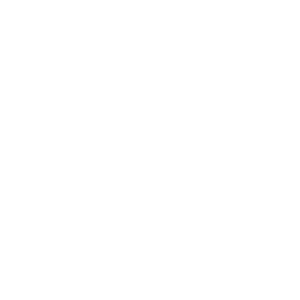
Frame 1 (no input)
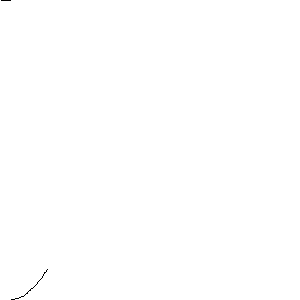
Frame 60 (the mouse pressed at the canvas centre just before this capture)
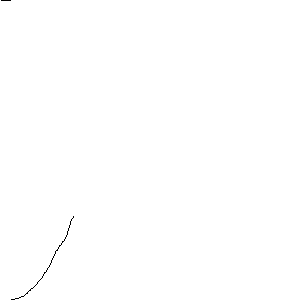
Frame 120 (the mouse held since frame 60 and released just before this capture)

The Processing sketch that drew these frames (run headless with seeded random() and noise(); from frame 60 on, the mouse is pressed at the canvas centre):

// Processing sketch: processing_157425
// ── processing_157425.pde

// Doodle 2
// Levente Sandor, 2014

float x = 0, y = 0, a = 0;
int i0 = 0, i = 0;
color c0 = color(0), c = color(0), clr = color(0);
boolean p = true;


void setup() {
  size(300, 300);
  background(255);
}

void draw() {
  a += random(-0.1, 0.1);
  x = (x + cos(a) + width) % width;
  y = (y + sin(a) + height) % height;
  i = int(x) + int(y) * width;
  if (i != i0) {
    loadPixels();
    c = pixels[i];
    if (c == clr && c0 != clr) {
      p = !p;
    }
    if (p) {
      pixels[i] = clr;
    }
    c0 = c;
    updatePixels();
  }
  i0 = i;
}
